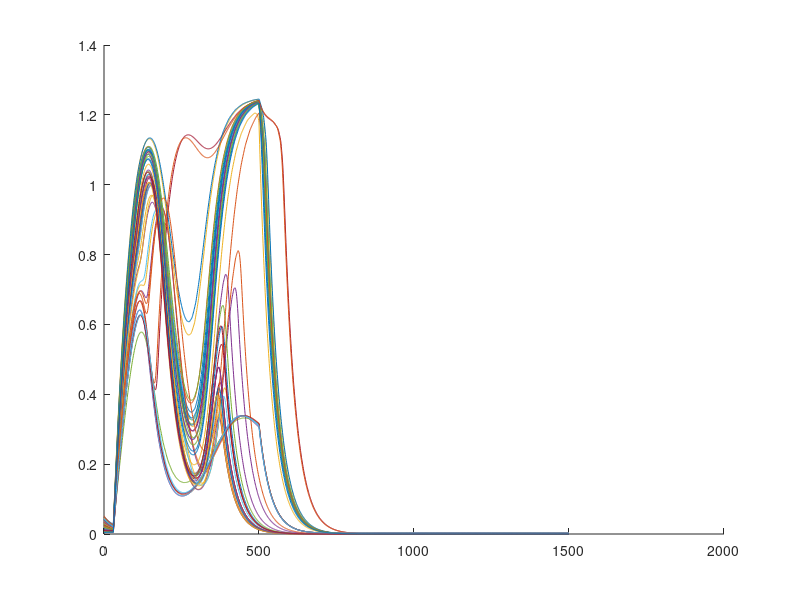

The MATLAB script that drew this image:
%% Code concerning Figure 4

% Code for network morphing:
%   Change "alpha" and other morphing parameters to 
%   modify the connection strengths
%   and plot the resulting trajectories


% Cleaning 
clear all, close all, clc;


%% Morphinh parameters 
alpha = 1;          

% By setting one of these parameters to true, the respective
% set of connections gets multiplied by a factor alpha

w12 = true;                    % PPC -> V1
w13 = false;                    % PFC -> V1
w23 = false;                    % PFC -> PPC
globalfeedback = false;         % global feedback
isolatePPC = false;             % Isolate PPC
isolatePFC = false;             % Isolate PFC
                                       

% Maximum input current
IMaxVals = 1.8;

% Number of random initial conditions
nIC =   50;           

% Container storing number of spikes of each trajectory
v1Int = zeros(nIC);

% Plotting options
plotTrajectories = true;


%% Random initial conditions
vrand = 0.05;             % Uniform distribution width
ICVals = vrand*[rand(1,nIC); rand(1,nIC); rand(1,nIC); rand(1,nIC); rand(1,nIC); rand(1,nIC)];
for ik = 1:length(ICVals)     % FOR EVERY RANDOM INITIAL CONDITION ...

    %% External inputs (as a vector)  
    I1fun = @(t) (t>30 & t<=500).*IMaxVals;
    I = @(t) [I1fun(t); 0*t; 0*t; 0*t; 0*t; 0*t];       %Applied current (only) in V1

    %% Connectivity matrices
    W = [... %V1E   PPCE     PFCE       V1I     PPCI     PFCI
             1.0,   11.22,  1.29,       -2.3,    0,     0;...    % V1E
             4.57,  1.0,    10.57,       0,     -1.8,   0;...    % PPCE
             0.72,  9.87,   1.0,         0,      0,    -1.9;...  % PFCE

             2.0,    0,      0,          0.5,    0,     0;...    % V1I
             0,      2.0,    0,          0,      0.5,   0;...    % PPCI
             0,      0,      2.0,        0,      0,     0.5;     % PFCI
    ];

    %% Morphing:
    
    if w13                       % PFC -> V1
        W(1,3) = alpha*W(1,3);
    end

    if w12                       % PPC -> V1
        W(1,2) = alpha*W(1,2);
    end


    if w23                       % PFC -> PPC
        W(2,3) = alpha*W(2,3);
    end

    if globalfeedback            % Global feedback
        W(1,2) = alpha*W(1,2);  
        W(2,3) = alpha*W(2,3);  
        W(1,3) = alpha*W(1,3);
    end

    if isolatePPC                % Isolate PPC
        W(2,1) = alpha*W(2,1);
        W(1,2) = alpha*W(1,2);
        W(3,2) = alpha*W(3,2); 
        W(2,3) = alpha*W(2,3);
    end

    if isolatePFC               % Isolate PFC
        W(3,1) = alpha*W(3,1);
        W(1,3) = alpha*W(1,3);
        W(3,2) = alpha*W(3,2); 
        W(2,3) = alpha*W(2,3);
    end

    %% Gain functions excitatory part
    mu1E= 3;  nu1E =2.0;
    mu2E= 2;  nu2E =4.0;
    mu3E= 2;  nu3E =2.0;
    mu1I= 2;  nu1I =0.3;
    mu2I= 2;  nu2I =0.3;
    mu3I= 2;  nu3I =0.3;

    % Firing rate function
    fr = @(v,mu,nu) 1./(1+exp(-mu*(v-nu)));       
    S = @(v) [ fr(v(1),mu1E,nu1E);  fr(v(2),mu2E,nu2E); fr(v(3),mu3E,nu3E); fr(v(4),mu1E,nu1E); fr(v(5),mu2E,nu2E); fr(v(6),mu3E,nu3E)]; 

    %% Time constants
    tauE = [30; 66.6;  38]; tauI = [10; 10;  10];
    tau = [tauE; tauI];

    %% Decay constants
    betaE = [0.8; 0.3; 0.8]; betaI = [0.07; 0.1; 0.07];
    beta = [betaE; betaI];

    %% Right-hand side
    F = @(t,u) (-beta.*u + S(W*u + I(t)))./tau;


    %% Time step
    u0 = [0. 0. 0. 0. 0. 0.];
    tSpan = [-500 0];                    
    [t,U] = ode23s(F,tSpan,u0);           

    tSpan = [0:1:1500];
    [t,U] = ode23s(F,tSpan,U(end,:)' + ICVals(:,ik));   % add noise

    %% Integral of V1E between t0 and 150
    t0 = 250;                    
    dt = tSpan(2)-tSpan(1); 
    idt = find(t>=t0);
    v1Int(ik) = sum(U(idt,1))*dt / 1000;


    if plotTrajectories 
        figure(1); hold on;
        plot(t,U(:,1)); drawnow;
    end
end

hold off;